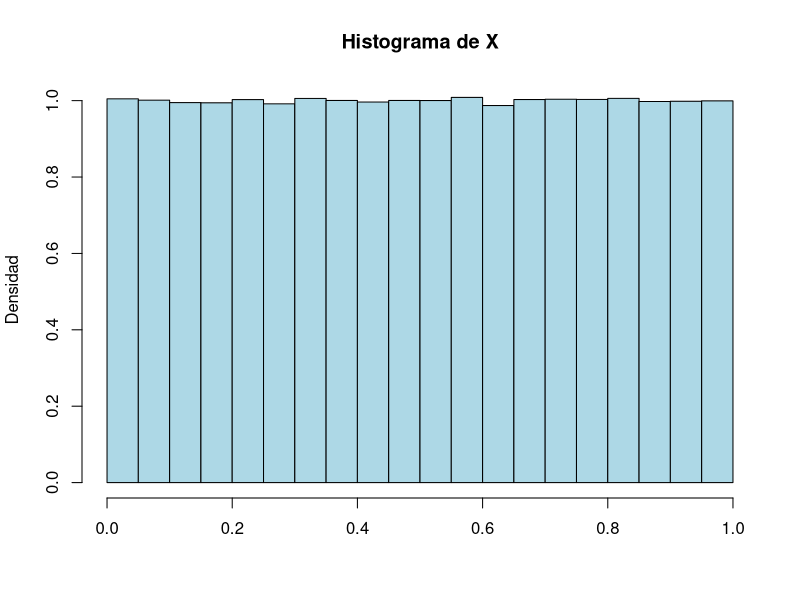
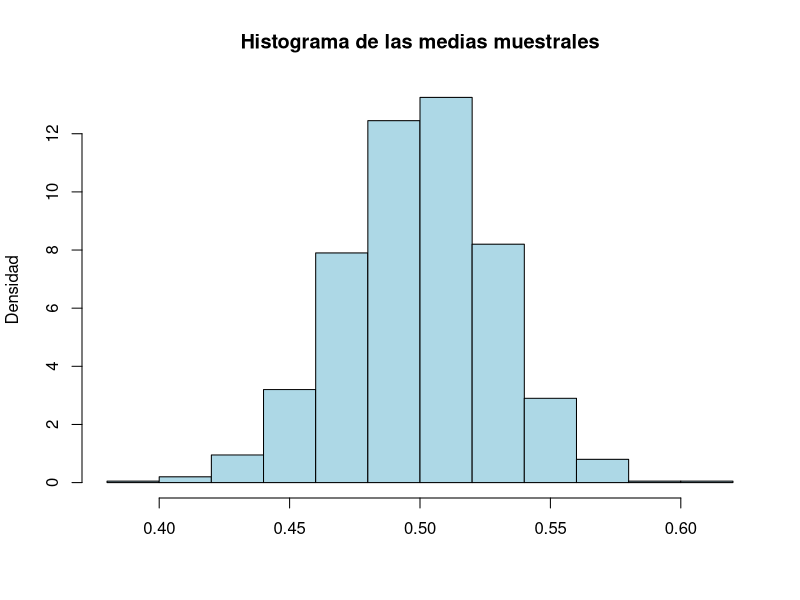

Source code (R) for these figures, in order: (Note: this script raises an error after producing the figures.)
## ---- chunk 1
set.seed(42)
## ---- chunk 2
X=runif(10^6)
hist(X,freq=FALSE,main="Histograma de X",xlab="",ylab="Densidad",col="light blue")
## ---- chunk 3
sd(X)
## ---- chunk 4
Medias=replicate(1000,mean(sample(X,100,replace=TRUE)))
hist(Medias,freq=FALSE,main="Histograma de las medias muestrales",xlab="",ylab="Densidad",col="light blue")
## ---- chunk 5
sd(Medias)
## ---- chunk 6
knitr::include_graphics("INREMDN_files/figure-html/chihogar.png")
## ---- chunk 7
curve(dchisq(x,1),col=1,lwd=2,xlim=c(0,20),xlab="",ylab="",ylim=c(0,0.3),main="Algunas ji quadrado")
curve(dchisq(x,2),col=2,lwd=2,add=TRUE)
curve(dchisq(x,3),col=3,lwd=2,add=TRUE)
curve(dchisq(x,4),col=4,lwd=2,add=TRUE)
curve(dchisq(x,5),col=5,lwd=2,add=TRUE)
curve(dchisq(x,10),col=6,lwd=2,add=TRUE)
legend("topright",col=1:6,lty=c(1,1),
       lwd=c(2,2),legend=paste("g.l.=",c(1:5,10),sep=""),cex=0.8)
## ---- chunk 8
curve(dchisq(x,300),xlim=c(150,450),lwd=2,xlab="",ylab="",main="Ji quadrado vs Normal")
curve(dnorm(x,300,sqrt(600)),lwd=2,col="red",add=TRUE)
legend("topleft",col=c("black","red"),lty=c(1,1),
       lwd=c(2,2),legend=c("Ji quadrado con 300 g.l.","Normal"),cex=0.7)
## ---- chunk 9
curve(dnorm(x),col=1,lwd=2,xlim=c(-4,4),xlab="",ylab="",ylim=c(0,0.4),
      main="Algunas t de Student")
curve(dt(x,2),col=2,lwd=2,add=TRUE)
curve(dt(x,3),col=3,lwd=2,add=TRUE)
curve(dt(x,4),col=4,lwd=2,add=TRUE)
curve(dt(x,5),col=5,lwd=2,add=TRUE)
curve(dt(x,10),col=6,lwd=2,add=TRUE)
legend("topleft",col=1:6,lty=rep(1,6), lwd=rep(2,6),
legend=c("Normal estandar", paste("Student con g.l.=",c(2:5,10),sep="")),cex=0.7)
## ---- chunk 10
curve(dnorm(x),col=1,lwd=2,xlim=c(-4,4),xlab="",ylab="",ylim=c(0,0.4),
      main="t vs Normal estandar")
curve(dt(x,40),col=2,lwd=2,add=TRUE)
legend("topleft",col=1:2,lty=rep(1,2), lwd=rep(2,2),
       legend=c("Normal estandar", "Student con g.l.=40"),cex=0.7)
